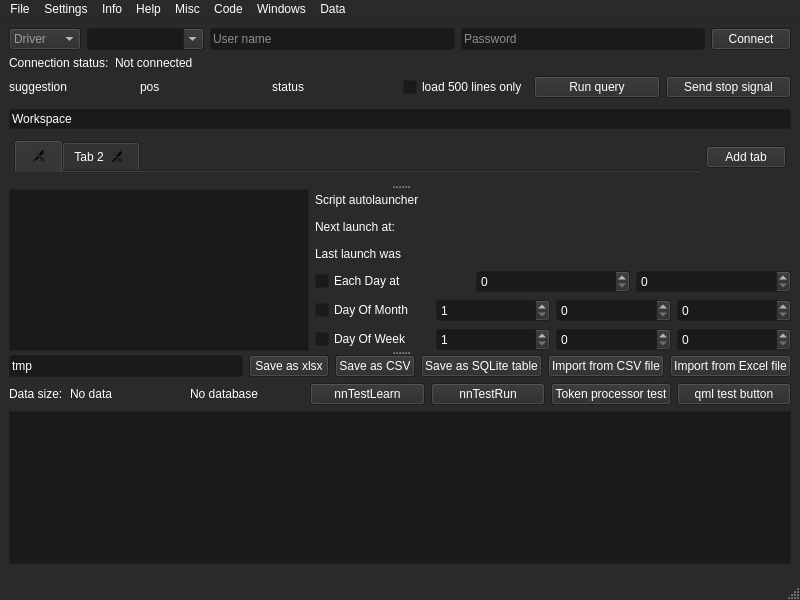
<?xml version="1.0" encoding="UTF-8"?>
<ui version="4.0">
 <class>LoaderWidnow</class>
 <widget class="QMainWindow" name="LoaderWidnow">
  <property name="geometry">
   <rect>
    <x>0</x>
    <y>0</y>
    <width>800</width>
    <height>600</height>
   </rect>
  </property>
  <property name="sizePolicy">
   <sizepolicy hsizetype="Preferred" vsizetype="Preferred">
    <horstretch>0</horstretch>
    <verstretch>0</verstretch>
   </sizepolicy>
  </property>
  <property name="palette">
   <palette>
    <active>
     <colorrole role="WindowText">
      <brush brushstyle="SolidPattern">
       <color alpha="255">
        <red>255</red>
        <green>255</green>
        <blue>255</blue>
       </color>
      </brush>
     </colorrole>
     <colorrole role="Button">
      <brush brushstyle="SolidPattern">
       <color alpha="255">
        <red>42</red>
        <green>42</green>
        <blue>42</blue>
       </color>
      </brush>
     </colorrole>
     <colorrole role="Light">
      <brush brushstyle="SolidPattern">
       <color alpha="255">
        <red>63</red>
        <green>63</green>
        <blue>63</blue>
       </color>
      </brush>
     </colorrole>
     <colorrole role="Midlight">
      <brush brushstyle="SolidPattern">
       <color alpha="255">
        <red>52</red>
        <green>52</green>
        <blue>52</blue>
       </color>
      </brush>
     </colorrole>
     <colorrole role="Dark">
      <brush brushstyle="SolidPattern">
       <color alpha="255">
        <red>21</red>
        <green>21</green>
        <blue>21</blue>
       </color>
      </brush>
     </colorrole>
     <colorrole role="Mid">
      <brush brushstyle="SolidPattern">
       <color alpha="255">
        <red>28</red>
        <green>28</green>
        <blue>28</blue>
       </color>
      </brush>
     </colorrole>
     <colorrole role="Text">
      <brush brushstyle="SolidPattern">
       <color alpha="255">
        <red>255</red>
        <green>255</green>
        <blue>255</blue>
       </color>
      </brush>
     </colorrole>
     <colorrole role="BrightText">
      <brush brushstyle="SolidPattern">
       <color alpha="255">
        <red>255</red>
        <green>255</green>
        <blue>255</blue>
       </color>
      </brush>
     </colorrole>
     <colorrole role="ButtonText">
      <brush brushstyle="SolidPattern">
       <color alpha="255">
        <red>255</red>
        <green>255</green>
        <blue>255</blue>
       </color>
      </brush>
     </colorrole>
     <colorrole role="Base">
      <brush brushstyle="SolidPattern">
       <color alpha="255">
        <red>26</red>
        <green>26</green>
        <blue>26</blue>
       </color>
      </brush>
     </colorrole>
     <colorrole role="Window">
      <brush brushstyle="SolidPattern">
       <color alpha="255">
        <red>42</red>
        <green>42</green>
        <blue>42</blue>
       </color>
      </brush>
     </colorrole>
     <colorrole role="Shadow">
      <brush brushstyle="SolidPattern">
       <color alpha="255">
        <red>0</red>
        <green>0</green>
        <blue>0</blue>
       </color>
      </brush>
     </colorrole>
     <colorrole role="Highlight">
      <brush brushstyle="SolidPattern">
       <color alpha="255">
        <red>0</red>
        <green>84</green>
        <blue>148</blue>
       </color>
      </brush>
     </colorrole>
     <colorrole role="AlternateBase">
      <brush brushstyle="SolidPattern">
       <color alpha="255">
        <red>21</red>
        <green>21</green>
        <blue>21</blue>
       </color>
      </brush>
     </colorrole>
     <colorrole role="ToolTipBase">
      <brush brushstyle="SolidPattern">
       <color alpha="255">
        <red>255</red>
        <green>255</green>
        <blue>220</blue>
       </color>
      </brush>
     </colorrole>
     <colorrole role="ToolTipText">
      <brush brushstyle="SolidPattern">
       <color alpha="255">
        <red>0</red>
        <green>0</green>
        <blue>0</blue>
       </color>
      </brush>
     </colorrole>
     <colorrole role="PlaceholderText">
      <brush brushstyle="SolidPattern">
       <color alpha="127">
        <red>255</red>
        <green>255</green>
        <blue>255</blue>
       </color>
      </brush>
     </colorrole>
     <colorrole role="Accent">
      <brush brushstyle="SolidPattern">
       <color alpha="255">
        <red>0</red>
        <green>0</green>
        <blue>0</blue>
       </color>
      </brush>
     </colorrole>
    </active>
    <inactive>
     <colorrole role="WindowText">
      <brush brushstyle="SolidPattern">
       <color alpha="255">
        <red>255</red>
        <green>255</green>
        <blue>255</blue>
       </color>
      </brush>
     </colorrole>
     <colorrole role="Button">
      <brush brushstyle="SolidPattern">
       <color alpha="255">
        <red>42</red>
        <green>42</green>
        <blue>42</blue>
       </color>
      </brush>
     </colorrole>
     <colorrole role="Light">
      <brush brushstyle="SolidPattern">
       <color alpha="255">
        <red>63</red>
        <green>63</green>
        <blue>63</blue>
       </color>
      </brush>
     </colorrole>
     <colorrole role="Midlight">
      <brush brushstyle="SolidPattern">
       <color alpha="255">
        <red>52</red>
        <green>52</green>
        <blue>52</blue>
       </color>
      </brush>
     </colorrole>
     <colorrole role="Dark">
      <brush brushstyle="SolidPattern">
       <color alpha="255">
        <red>21</red>
        <green>21</green>
        <blue>21</blue>
       </color>
      </brush>
     </colorrole>
     <colorrole role="Mid">
      <brush brushstyle="SolidPattern">
       <color alpha="255">
        <red>28</red>
        <green>28</green>
        <blue>28</blue>
       </color>
      </brush>
     </colorrole>
     <colorrole role="Text">
      <brush brushstyle="SolidPattern">
       <color alpha="255">
        <red>255</red>
        <green>255</green>
        <blue>255</blue>
       </color>
      </brush>
     </colorrole>
     <colorrole role="BrightText">
      <brush brushstyle="SolidPattern">
       <color alpha="255">
        <red>255</red>
        <green>255</green>
        <blue>255</blue>
       </color>
      </brush>
     </colorrole>
     <colorrole role="ButtonText">
      <brush brushstyle="SolidPattern">
       <color alpha="255">
        <red>255</red>
        <green>255</green>
        <blue>255</blue>
       </color>
      </brush>
     </colorrole>
     <colorrole role="Base">
      <brush brushstyle="SolidPattern">
       <color alpha="255">
        <red>26</red>
        <green>26</green>
        <blue>26</blue>
       </color>
      </brush>
     </colorrole>
     <colorrole role="Window">
      <brush brushstyle="SolidPattern">
       <color alpha="255">
        <red>42</red>
        <green>42</green>
        <blue>42</blue>
       </color>
      </brush>
     </colorrole>
     <colorrole role="Shadow">
      <brush brushstyle="SolidPattern">
       <color alpha="255">
        <red>0</red>
        <green>0</green>
        <blue>0</blue>
       </color>
      </brush>
     </colorrole>
     <colorrole role="Highlight">
      <brush brushstyle="SolidPattern">
       <color alpha="255">
        <red>0</red>
        <green>84</green>
        <blue>148</blue>
       </color>
      </brush>
     </colorrole>
     <colorrole role="AlternateBase">
      <brush brushstyle="SolidPattern">
       <color alpha="255">
        <red>21</red>
        <green>21</green>
        <blue>21</blue>
       </color>
      </brush>
     </colorrole>
     <colorrole role="ToolTipBase">
      <brush brushstyle="SolidPattern">
       <color alpha="255">
        <red>255</red>
        <green>255</green>
        <blue>220</blue>
       </color>
      </brush>
     </colorrole>
     <colorrole role="ToolTipText">
      <brush brushstyle="SolidPattern">
       <color alpha="255">
        <red>0</red>
        <green>0</green>
        <blue>0</blue>
       </color>
      </brush>
     </colorrole>
     <colorrole role="PlaceholderText">
      <brush brushstyle="SolidPattern">
       <color alpha="127">
        <red>255</red>
        <green>255</green>
        <blue>255</blue>
       </color>
      </brush>
     </colorrole>
     <colorrole role="Accent">
      <brush brushstyle="SolidPattern">
       <color alpha="255">
        <red>0</red>
        <green>0</green>
        <blue>0</blue>
       </color>
      </brush>
     </colorrole>
    </inactive>
    <disabled>
     <colorrole role="WindowText">
      <brush brushstyle="SolidPattern">
       <color alpha="255">
        <red>21</red>
        <green>21</green>
        <blue>21</blue>
       </color>
      </brush>
     </colorrole>
     <colorrole role="Button">
      <brush brushstyle="SolidPattern">
       <color alpha="255">
        <red>42</red>
        <green>42</green>
        <blue>42</blue>
       </color>
      </brush>
     </colorrole>
     <colorrole role="Light">
      <brush brushstyle="SolidPattern">
       <color alpha="255">
        <red>63</red>
        <green>63</green>
        <blue>63</blue>
       </color>
      </brush>
     </colorrole>
     <colorrole role="Midlight">
      <brush brushstyle="SolidPattern">
       <color alpha="255">
        <red>52</red>
        <green>52</green>
        <blue>52</blue>
       </color>
      </brush>
     </colorrole>
     <colorrole role="Dark">
      <brush brushstyle="SolidPattern">
       <color alpha="255">
        <red>21</red>
        <green>21</green>
        <blue>21</blue>
       </color>
      </brush>
     </colorrole>
     <colorrole role="Mid">
      <brush brushstyle="SolidPattern">
       <color alpha="255">
        <red>28</red>
        <green>28</green>
        <blue>28</blue>
       </color>
      </brush>
     </colorrole>
     <colorrole role="Text">
      <brush brushstyle="SolidPattern">
       <color alpha="255">
        <red>21</red>
        <green>21</green>
        <blue>21</blue>
       </color>
      </brush>
     </colorrole>
     <colorrole role="BrightText">
      <brush brushstyle="SolidPattern">
       <color alpha="255">
        <red>255</red>
        <green>255</green>
        <blue>255</blue>
       </color>
      </brush>
     </colorrole>
     <colorrole role="ButtonText">
      <brush brushstyle="SolidPattern">
       <color alpha="255">
        <red>21</red>
        <green>21</green>
        <blue>21</blue>
       </color>
      </brush>
     </colorrole>
     <colorrole role="Base">
      <brush brushstyle="SolidPattern">
       <color alpha="255">
        <red>42</red>
        <green>42</green>
        <blue>42</blue>
       </color>
      </brush>
     </colorrole>
     <colorrole role="Window">
      <brush brushstyle="SolidPattern">
       <color alpha="255">
        <red>42</red>
        <green>42</green>
        <blue>42</blue>
       </color>
      </brush>
     </colorrole>
     <colorrole role="Shadow">
      <brush brushstyle="SolidPattern">
       <color alpha="255">
        <red>0</red>
        <green>0</green>
        <blue>0</blue>
       </color>
      </brush>
     </colorrole>
     <colorrole role="AlternateBase">
      <brush brushstyle="SolidPattern">
       <color alpha="255">
        <red>42</red>
        <green>42</green>
        <blue>42</blue>
       </color>
      </brush>
     </colorrole>
     <colorrole role="ToolTipBase">
      <brush brushstyle="SolidPattern">
       <color alpha="255">
        <red>255</red>
        <green>255</green>
        <blue>220</blue>
       </color>
      </brush>
     </colorrole>
     <colorrole role="ToolTipText">
      <brush brushstyle="SolidPattern">
       <color alpha="255">
        <red>0</red>
        <green>0</green>
        <blue>0</blue>
       </color>
      </brush>
     </colorrole>
     <colorrole role="PlaceholderText">
      <brush brushstyle="SolidPattern">
       <color alpha="127">
        <red>21</red>
        <green>21</green>
        <blue>21</blue>
       </color>
      </brush>
     </colorrole>
     <colorrole role="Accent">
      <brush brushstyle="SolidPattern">
       <color alpha="255">
        <red>0</red>
        <green>0</green>
        <blue>0</blue>
       </color>
      </brush>
     </colorrole>
    </disabled>
   </palette>
  </property>
  <property name="windowTitle">
   <string>Loader</string>
  </property>
  <property name="windowOpacity">
   <double>1.000000000000000</double>
  </property>
  <widget class="QWidget" name="centralwidget">
   <layout class="QVBoxLayout" name="verticalLayout_4">
    <item>
     <widget class="QSplitter" name="splitter">
      <property name="orientation">
       <enum>Qt::Orientation::Vertical</enum>
      </property>
      <widget class="QWidget" name="verticalLayoutWidget_2">
       <layout class="QVBoxLayout" name="verticalLayout">
        <property name="bottomMargin">
         <number>5</number>
        </property>
        <item>
         <layout class="QHBoxLayout" name="horizontalLayout">
          <item>
           <widget class="QComboBox" name="driverComboBox">
            <property name="minimumSize">
             <size>
              <width>50</width>
              <height>0</height>
             </size>
            </property>
            <property name="maximumSize">
             <size>
              <width>16777215</width>
              <height>25</height>
             </size>
            </property>
            <property name="placeholderText">
             <string>Driver</string>
            </property>
           </widget>
          </item>
          <item>
           <widget class="QComboBox" name="DBNameComboBox">
            <property name="minimumSize">
             <size>
              <width>110</width>
              <height>0</height>
             </size>
            </property>
            <property name="maximumSize">
             <size>
              <width>16777215</width>
              <height>25</height>
             </size>
            </property>
            <property name="editable">
             <bool>true</bool>
            </property>
            <property name="placeholderText">
             <string>Database name</string>
            </property>
           </widget>
          </item>
          <item>
           <widget class="QLineEdit" name="userNameLineEdit">
            <property name="maximumSize">
             <size>
              <width>16777215</width>
              <height>25</height>
             </size>
            </property>
            <property name="placeholderText">
             <string>User name</string>
            </property>
           </widget>
          </item>
          <item>
           <widget class="QLineEdit" name="passwordLineEdit">
            <property name="maximumSize">
             <size>
              <width>16777215</width>
              <height>25</height>
             </size>
            </property>
            <property name="echoMode">
             <enum>QLineEdit::EchoMode::Password</enum>
            </property>
            <property name="placeholderText">
             <string>Password</string>
            </property>
           </widget>
          </item>
          <item>
           <widget class="QPushButton" name="ConnectButton">
            <property name="maximumSize">
             <size>
              <width>16777215</width>
              <height>25</height>
             </size>
            </property>
            <property name="text">
             <string>Connect</string>
            </property>
           </widget>
          </item>
         </layout>
        </item>
        <item>
         <layout class="QHBoxLayout" name="horizontalLayout_2">
          <item>
           <widget class="QLabel" name="connectionStatusLabel">
            <property name="maximumSize">
             <size>
              <width>100</width>
              <height>20</height>
             </size>
            </property>
            <property name="text">
             <string>Connection status:</string>
            </property>
           </widget>
          </item>
          <item>
           <widget class="QLabel" name="connectionStatusLabel_2">
            <property name="maximumSize">
             <size>
              <width>16777215</width>
              <height>20</height>
             </size>
            </property>
            <property name="text">
             <string>Not connected</string>
            </property>
           </widget>
          </item>
         </layout>
        </item>
        <item>
         <layout class="QHBoxLayout" name="codeStatuBar">
          <property name="bottomMargin">
           <number>5</number>
          </property>
          <item>
           <widget class="QLabel" name="suggestionLabel">
            <property name="maximumSize">
             <size>
              <width>200</width>
              <height>20</height>
             </size>
            </property>
            <property name="text">
             <string>suggestion</string>
            </property>
           </widget>
          </item>
          <item>
           <widget class="QLabel" name="textPosLabel">
            <property name="layoutDirection">
             <enum>Qt::LayoutDirection::LeftToRight</enum>
            </property>
            <property name="text">
             <string>pos</string>
            </property>
            <property name="alignment">
             <set>Qt::AlignmentFlag::AlignLeading|Qt::AlignmentFlag::AlignLeft|Qt::AlignmentFlag::AlignVCenter</set>
            </property>
           </widget>
          </item>
          <item>
           <widget class="QLabel" name="miscStatusLabel">
            <property name="maximumSize">
             <size>
              <width>16777215</width>
              <height>20</height>
             </size>
            </property>
            <property name="text">
             <string>status</string>
            </property>
           </widget>
          </item>
          <item>
           <widget class="QCheckBox" name="the500LinesCheckBox">
            <property name="text">
             <string>load 500 lines only</string>
            </property>
           </widget>
          </item>
          <item>
           <widget class="QPushButton" name="pushButton_3">
            <property name="text">
             <string>Run query</string>
            </property>
           </widget>
          </item>
          <item>
           <widget class="QPushButton" name="stopLoadingQueryButton">
            <property name="text">
             <string>Send stop signal</string>
            </property>
           </widget>
          </item>
         </layout>
        </item>
        <item>
         <widget class="QLineEdit" name="workspaceLineEdit">
          <property name="maximumSize">
           <size>
            <width>16777215</width>
            <height>20</height>
           </size>
          </property>
          <property name="text">
           <string>Workspace</string>
          </property>
          <property name="placeholderText">
           <string>Workspace name</string>
          </property>
         </widget>
        </item>
        <item>
         <layout class="QHBoxLayout" name="horizontalLayout_9">
          <property name="spacing">
           <number>6</number>
          </property>
          <property name="leftMargin">
           <number>5</number>
          </property>
          <property name="topMargin">
           <number>5</number>
          </property>
          <property name="rightMargin">
           <number>5</number>
          </property>
          <property name="bottomMargin">
           <number>5</number>
          </property>
          <item>
           <widget class="QTabWidget" name="tabWidget">
            <property name="maximumSize">
             <size>
              <width>16777215</width>
              <height>35</height>
             </size>
            </property>
            <property name="currentIndex">
             <number>0</number>
            </property>
            <property name="documentMode">
             <bool>true</bool>
            </property>
            <property name="tabsClosable">
             <bool>true</bool>
            </property>
            <property name="movable">
             <bool>true</bool>
            </property>
            <property name="tabBarAutoHide">
             <bool>false</bool>
            </property>
            <widget class="QWidget" name="widget">
             <attribute name="title">
              <string/>
             </attribute>
             <layout class="QHBoxLayout" name="horizontalLayout_8"/>
            </widget>
            <widget class="QWidget" name="tab_4">
             <attribute name="title">
              <string>Tab 2</string>
             </attribute>
            </widget>
           </widget>
          </item>
          <item>
           <widget class="QPushButton" name="pushButton_4">
            <property name="text">
             <string>Add tab</string>
            </property>
           </widget>
          </item>
         </layout>
        </item>
       </layout>
      </widget>
      <widget class="QWidget" name="horizontalLayoutWidget_5">
       <layout class="QHBoxLayout" name="CodeEditorLayout">
        <item>
         <widget class="QListWidget" name="listWidget">
          <property name="maximumSize">
           <size>
            <width>300</width>
            <height>16777215</height>
           </size>
          </property>
          <property name="sortingEnabled">
           <bool>true</bool>
          </property>
         </widget>
        </item>
        <item>
         <layout class="QVBoxLayout" name="timerLayout">
          <item>
           <widget class="QLabel" name="timerMainLabel">
            <property name="maximumSize">
             <size>
              <width>16777215</width>
              <height>100</height>
             </size>
            </property>
            <property name="text">
             <string>Script autolauncher</string>
            </property>
           </widget>
          </item>
          <item>
           <widget class="QLabel" name="timerRemainingTime">
            <property name="maximumSize">
             <size>
              <width>16777215</width>
              <height>100</height>
             </size>
            </property>
            <property name="text">
             <string>Next launch at:</string>
            </property>
           </widget>
          </item>
          <item>
           <widget class="QLabel" name="timerLastLaunchTime">
            <property name="maximumSize">
             <size>
              <width>16777215</width>
              <height>100</height>
             </size>
            </property>
            <property name="text">
             <string>Last launch was </string>
            </property>
           </widget>
          </item>
          <item>
           <layout class="QHBoxLayout" name="horizontalLayout_5">
            <item>
             <widget class="QCheckBox" name="timer_checkBox">
              <property name="text">
               <string>Each Day at</string>
              </property>
             </widget>
            </item>
            <item>
             <widget class="QSpinBox" name="timerHourDaily">
              <property name="maximum">
               <number>24</number>
              </property>
             </widget>
            </item>
            <item>
             <widget class="QSpinBox" name="timerMinuteDaily">
              <property name="maximum">
               <number>59</number>
              </property>
             </widget>
            </item>
           </layout>
          </item>
          <item>
           <layout class="QHBoxLayout" name="horizontalLayout_6">
            <item>
             <widget class="QCheckBox" name="timer_checkBox_2">
              <property name="text">
               <string>Day Of Month</string>
              </property>
             </widget>
            </item>
            <item>
             <widget class="QSpinBox" name="timerdayMonthly">
              <property name="minimum">
               <number>1</number>
              </property>
              <property name="maximum">
               <number>31</number>
              </property>
             </widget>
            </item>
            <item>
             <widget class="QSpinBox" name="timerHourMonthly">
              <property name="maximum">
               <number>24</number>
              </property>
             </widget>
            </item>
            <item>
             <widget class="QSpinBox" name="timerMinuteMonthly">
              <property name="maximum">
               <number>59</number>
              </property>
             </widget>
            </item>
           </layout>
          </item>
          <item>
           <layout class="QHBoxLayout" name="horizontalLayout_7">
            <item>
             <widget class="QCheckBox" name="timer_checkBox_3">
              <property name="text">
               <string>Day Of Week</string>
              </property>
             </widget>
            </item>
            <item>
             <widget class="QSpinBox" name="timerDayWeekly">
              <property name="minimum">
               <number>1</number>
              </property>
              <property name="maximum">
               <number>7</number>
              </property>
             </widget>
            </item>
            <item>
             <widget class="QSpinBox" name="timerHourWeekly"/>
            </item>
            <item>
             <widget class="QSpinBox" name="timerMinuteWeekly"/>
            </item>
           </layout>
          </item>
         </layout>
        </item>
       </layout>
      </widget>
      <widget class="QWidget" name="verticalLayoutWidget_4">
       <layout class="QVBoxLayout" name="verticalLayout_3">
        <item>
         <layout class="QHBoxLayout" name="horizontalLayout_4">
          <item>
           <widget class="QLineEdit" name="saveLineEdit">
            <property name="maximumSize">
             <size>
              <width>16777215</width>
              <height>25</height>
             </size>
            </property>
            <property name="text">
             <string>tmp</string>
            </property>
            <property name="placeholderText">
             <string>Save name</string>
            </property>
           </widget>
          </item>
          <item>
           <widget class="QPushButton" name="SaveXLSXButton">
            <property name="maximumSize">
             <size>
              <width>16777215</width>
              <height>25</height>
             </size>
            </property>
            <property name="toolTip">
             <string/>
            </property>
            <property name="toolTipDuration">
             <number>-1</number>
            </property>
            <property name="text">
             <string>Save as xlsx</string>
            </property>
           </widget>
          </item>
          <item>
           <widget class="QPushButton" name="SaveCSVButton">
            <property name="maximumSize">
             <size>
              <width>16777215</width>
              <height>25</height>
             </size>
            </property>
            <property name="toolTip">
             <string/>
            </property>
            <property name="text">
             <string>Save as CSV</string>
            </property>
           </widget>
          </item>
          <item>
           <widget class="QPushButton" name="SaveSQLiteButton">
            <property name="maximumSize">
             <size>
              <width>16777215</width>
              <height>25</height>
             </size>
            </property>
            <property name="contextMenuPolicy">
             <enum>Qt::ContextMenuPolicy::PreventContextMenu</enum>
            </property>
            <property name="toolTip">
             <string/>
            </property>
            <property name="statusTip">
             <string/>
            </property>
            <property name="whatsThis">
             <string/>
            </property>
            <property name="text">
             <string>Save as SQLite table</string>
            </property>
           </widget>
          </item>
          <item>
           <widget class="QPushButton" name="ImportFromCSVButton">
            <property name="text">
             <string>Import from CSV file</string>
            </property>
           </widget>
          </item>
          <item>
           <widget class="QPushButton" name="importFromExcelButton">
            <property name="text">
             <string>Import from Excel file</string>
            </property>
           </widget>
          </item>
         </layout>
        </item>
        <item>
         <layout class="QVBoxLayout" name="verticalLayout_2">
          <property name="bottomMargin">
           <number>5</number>
          </property>
          <item>
           <layout class="QHBoxLayout" name="horizontalLayout_3">
            <item>
             <widget class="QLabel" name="dataSizeLabel">
              <property name="maximumSize">
               <size>
                <width>55</width>
                <height>20</height>
               </size>
              </property>
              <property name="text">
               <string>Data size:</string>
              </property>
             </widget>
            </item>
            <item>
             <widget class="QLabel" name="dataSizeLabel_2">
              <property name="maximumSize">
               <size>
                <width>16777215</width>
                <height>20</height>
               </size>
              </property>
              <property name="text">
               <string>No data</string>
              </property>
             </widget>
            </item>
            <item>
             <widget class="QLabel" name="tableDBNameLabel">
              <property name="maximumSize">
               <size>
                <width>150</width>
                <height>20</height>
               </size>
              </property>
              <property name="text">
               <string>No database</string>
              </property>
             </widget>
            </item>
            <item>
             <widget class="QPushButton" name="nnTestLearn">
              <property name="text">
               <string>nnTestLearn</string>
              </property>
             </widget>
            </item>
            <item>
             <widget class="QPushButton" name="nnTestRun">
              <property name="text">
               <string>nnTestRun</string>
              </property>
             </widget>
            </item>
            <item>
             <widget class="QPushButton" name="pushButton_2">
              <property name="text">
               <string>Token processor test</string>
              </property>
             </widget>
            </item>
            <item>
             <widget class="QPushButton" name="pushButton">
              <property name="text">
               <string>qml test button</string>
              </property>
             </widget>
            </item>
           </layout>
          </item>
          <item>
           <widget class="QTableWidget" name="tableWidget">
            <property name="toolTip">
             <string extracomment="CTRL + SHIFT + C to copy with SQL formating"/>
            </property>
           </widget>
          </item>
         </layout>
        </item>
       </layout>
      </widget>
     </widget>
    </item>
   </layout>
  </widget>
  <widget class="QMenuBar" name="menubar">
   <property name="geometry">
    <rect>
     <x>0</x>
     <y>0</y>
     <width>800</width>
     <height>21</height>
    </rect>
   </property>
   <widget class="QMenu" name="menufile">
    <property name="title">
     <string>File</string>
    </property>
    <addaction name="actionNew_window"/>
    <addaction name="separator"/>
    <addaction name="actionSave_workspace"/>
   </widget>
   <widget class="QMenu" name="menuSettings">
    <property name="title">
     <string>Settings</string>
    </property>
    <addaction name="actionUserTheme"/>
   </widget>
   <widget class="QMenu" name="menuAbout">
    <property name="title">
     <string>Info</string>
    </property>
    <addaction name="actionKey_bindings"/>
    <addaction name="actionsubfunction_docs"/>
   </widget>
   <widget class="QMenu" name="menuHelp">
    <property name="title">
     <string>Help</string>
    </property>
    <addaction name="actionno"/>
   </widget>
   <widget class="QMenu" name="menuMisc">
    <property name="title">
     <string>Misc</string>
    </property>
    <addaction name="actionRun_token_processor"/>
    <addaction name="actionNN_Learn_first_column"/>
    <addaction name="actionNN_Run"/>
    <addaction name="actionOpen_QML_form"/>
   </widget>
   <widget class="QMenu" name="menuCode">
    <property name="title">
     <string>Code</string>
    </property>
    <addaction name="actionRun"/>
    <addaction name="actionCommentSelected"/>
    <addaction name="actionReplace"/>
   </widget>
   <widget class="QMenu" name="menuWindows">
    <property name="title">
     <string>Windows</string>
    </property>
    <addaction name="actionGraph"/>
    <addaction name="actionHistory"/>
    <addaction name="actionWorkspaces"/>
    <addaction name="actionAutorun"/>
   </widget>
   <widget class="QMenu" name="menuData">
    <property name="title">
     <string>Data</string>
    </property>
    <addaction name="actionSave_as_excel"/>
    <addaction name="actionSave_as_csv"/>
    <addaction name="actionSave_as_SQLite_table"/>
    <addaction name="actionImport_from_xlsx_file"/>
    <addaction name="actionImport_from_csv_file"/>
    <addaction name="actionOpen_export_directory"/>
    <addaction name="actionOpen_last_excel_export"/>
   </widget>
   <addaction name="menufile"/>
   <addaction name="menuSettings"/>
   <addaction name="menuAbout"/>
   <addaction name="menuHelp"/>
   <addaction name="menuMisc"/>
   <addaction name="menuCode"/>
   <addaction name="menuWindows"/>
   <addaction name="menuData"/>
  </widget>
  <widget class="QStatusBar" name="statusbar"/>
  <action name="actionUserTheme">
   <property name="text">
    <string>UserTheme</string>
   </property>
  </action>
  <action name="actionKey_bindings">
   <property name="text">
    <string>Key bindings</string>
   </property>
  </action>
  <action name="actionsubfunction_docs">
   <property name="text">
    <string>subfunction docs</string>
   </property>
  </action>
  <action name="actionno">
   <property name="text">
    <string>no.</string>
   </property>
  </action>
  <action name="actionRun_token_processor">
   <property name="text">
    <string>Run token processor</string>
   </property>
  </action>
  <action name="actionNN_Learn_first_column">
   <property name="text">
    <string>NN Learn first column</string>
   </property>
  </action>
  <action name="actionNN_Run">
   <property name="text">
    <string>NN Run</string>
   </property>
  </action>
  <action name="actionOpen_QML_form">
   <property name="text">
    <string>Open QML form</string>
   </property>
  </action>
  <action name="actionRun">
   <property name="text">
    <string>Run</string>
   </property>
   <property name="shortcut">
    <string>Ctrl+Return</string>
   </property>
  </action>
  <action name="actionNew_window">
   <property name="text">
    <string>New window</string>
   </property>
   <property name="shortcut">
    <string>Ctrl+Alt+N</string>
   </property>
  </action>
  <action name="actionGraph">
   <property name="text">
    <string>Graph</string>
   </property>
   <property name="shortcut">
    <string>Ctrl+G</string>
   </property>
  </action>
  <action name="actionHistory">
   <property name="text">
    <string>History</string>
   </property>
   <property name="shortcut">
    <string>Ctrl+H</string>
   </property>
  </action>
  <action name="actionWorkspaces">
   <property name="text">
    <string>Workspaces</string>
   </property>
   <property name="shortcut">
    <string>Ctrl+W</string>
   </property>
  </action>
  <action name="actionAutorun">
   <property name="text">
    <string>Autorun</string>
   </property>
   <property name="shortcut">
    <string>Ctrl+T</string>
   </property>
  </action>
  <action name="actionCommentSelected">
   <property name="text">
    <string>CommentSelected</string>
   </property>
   <property name="shortcut">
    <string>Ctrl+B</string>
   </property>
  </action>
  <action name="actionMove_right">
   <property name="text">
    <string>Move right</string>
   </property>
  </action>
  <action name="actionMove_left">
   <property name="text">
    <string>Move left</string>
   </property>
  </action>
  <action name="actionOpen_export_directory">
   <property name="text">
    <string>Open export directory</string>
   </property>
   <property name="shortcut">
    <string>Ctrl+Alt+O</string>
   </property>
  </action>
  <action name="actionOpen_last_excel_export">
   <property name="text">
    <string>Open last excel export</string>
   </property>
   <property name="shortcut">
    <string>Ctrl+O</string>
   </property>
  </action>
  <action name="actionReplace">
   <property name="text">
    <string>Replace</string>
   </property>
   <property name="shortcut">
    <string>Ctrl+F</string>
   </property>
  </action>
  <action name="actionSave_workspace">
   <property name="text">
    <string>Save workspace</string>
   </property>
   <property name="shortcut">
    <string>Ctrl+S</string>
   </property>
  </action>
  <action name="actionSave_as_excel">
   <property name="text">
    <string>Save as xlsx</string>
   </property>
   <property name="shortcut">
    <string>Ctrl+E</string>
   </property>
  </action>
  <action name="actionSave_as_csv">
   <property name="text">
    <string>Save as csv</string>
   </property>
  </action>
  <action name="actionSave_as_SQLite_table">
   <property name="text">
    <string>Save as SQLite table</string>
   </property>
  </action>
  <action name="actionImport_from_xlsx_file">
   <property name="text">
    <string>Import from xlsx file</string>
   </property>
  </action>
  <action name="actionImport_from_csv_file">
   <property name="text">
    <string>Import from csv file</string>
   </property>
  </action>
 </widget>
 <resources/>
 <connections/>
</ui>
